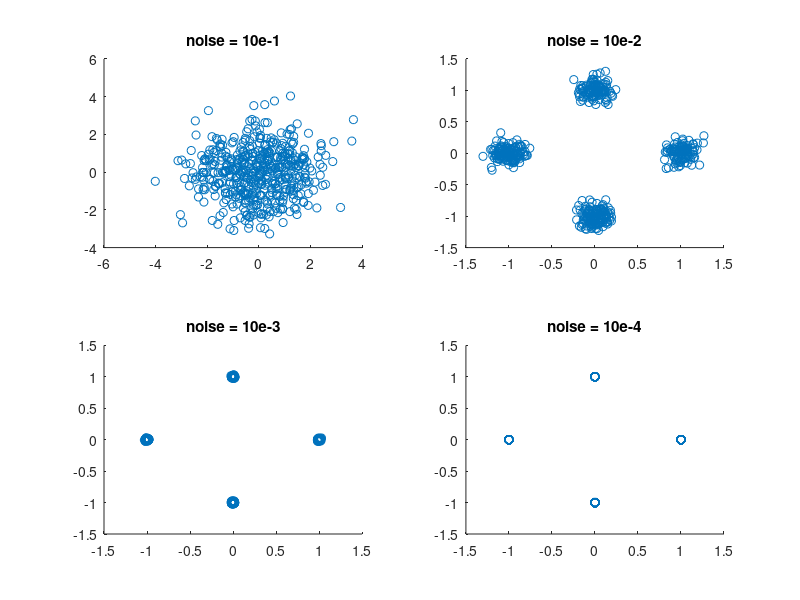

MATLAB code for this plot:
close all; clear; clc;

%% Problem 6 (7.13)
sigma = [10e-1 10e-2 10e-3 10e-4];
L = 1000;
sig = zeros([L/2 2]);
bits = randi([0,1], L, 1);
noise = randn([L/2 2]);

for i = 1:L/2

   switch (bits((2*i - 1),1))
       case 0
           
           switch(bits(2*i,1))
               case 0
                   sig(i, 1) = 1;
                   sig(i, 2) = 0;
               case 1
                   sig(i, 1) = 0;
                   sig(i, 2) = 1;
           end
       case 1
           
           switch(bits(2*i, 1))
               case 1
                   sig(i, 1) = -1;
                   sig(i, 2) = 0;
               case 0
                   sig(i, 1) = 0;
                   sig(i, 2) = -1;
           end
   end
end

rSig1 = sig + sigma(1) * noise;
rSig2 = sig + sigma(2) * noise;
rSig3 = sig + sigma(3) * noise;
rSig4 = sig + sigma(4) * noise;
figure(1);
subplot(2,2,1);

scatter(rSig1(1:L/2,1), rSig1(1:L/2,2));
title('noise = 10e-1');
subplot(2,2,2);

scatter(rSig2(1:L/2,1), rSig2(1:L/2,2));
title('noise = 10e-2');
subplot(2,2,3);

scatter(rSig3(1:L/2,1), rSig3(1:L/2,2));
title('noise = 10e-3');
subplot(2,2,4);

scatter(rSig4(1:L/2,1), rSig4(1:L/2,2));
title('noise = 10e-4');



